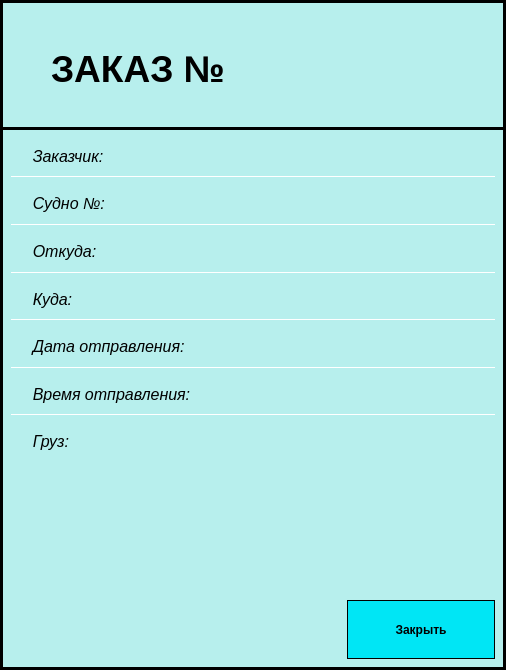
<?xml version="1.0" encoding="UTF-8"?>
<ui version="4.0">
 <class>Otshet_Dialog</class>
 <widget class="QDialog" name="Otshet_Dialog">
  <property name="geometry">
   <rect>
    <x>0</x>
    <y>0</y>
    <width>506</width>
    <height>670</height>
   </rect>
  </property>
  <property name="windowTitle">
   <string>Dialog</string>
  </property>
  <property name="styleSheet">
   <string notr="true">QDialog#Otshet_Dialog {
	background-color: rgb(183, 239, 237);
border: 3px solid #000000;
}
</string>
  </property>
  <layout class="QGridLayout" name="gridLayout" rowstretch="20,7,7,7,7,7,7,7,21,10">
   <property name="leftMargin">
    <number>0</number>
   </property>
   <property name="rightMargin">
    <number>0</number>
   </property>
   <item row="0" column="0">
    <widget class="QLabel" name="label">
     <property name="font">
      <font>
       <pointsize>28</pointsize>
       <weight>75</weight>
       <bold>true</bold>
      </font>
     </property>
     <property name="styleSheet">
      <string notr="true">QLabel {
border: 0px solid #000000;
border-bottom: 3px solid #000000;
}

</string>
     </property>
     <property name="text">
      <string>    ЗАКАЗ № </string>
     </property>
     <property name="alignment">
      <set>Qt::AlignLeading|Qt::AlignLeft|Qt::AlignVCenter</set>
     </property>
    </widget>
   </item>
   <item row="1" column="0">
    <layout class="QHBoxLayout" name="horizontalLayout_2">
     <property name="spacing">
      <number>0</number>
     </property>
     <property name="leftMargin">
      <number>11</number>
     </property>
     <property name="rightMargin">
      <number>11</number>
     </property>
     <item>
      <widget class="QLabel" name="label_2">
       <property name="font">
        <font>
         <pointsize>12</pointsize>
         <italic>true</italic>
        </font>
       </property>
       <property name="styleSheet">
        <string notr="true">QLabel {
border: 0px solid #000000;
border-bottom: 1px solid #ffffff;
}

</string>
       </property>
       <property name="text">
        <string>    Заказчик: </string>
       </property>
      </widget>
     </item>
    </layout>
   </item>
   <item row="2" column="0">
    <layout class="QHBoxLayout" name="horizontalLayout_3">
     <property name="leftMargin">
      <number>11</number>
     </property>
     <property name="rightMargin">
      <number>11</number>
     </property>
     <item>
      <widget class="QLabel" name="label_3">
       <property name="font">
        <font>
         <pointsize>12</pointsize>
         <italic>true</italic>
        </font>
       </property>
       <property name="styleSheet">
        <string notr="true">QLabel {
border: 0px solid #000000;
border-bottom: 1px solid #ffffff;
}
</string>
       </property>
       <property name="text">
        <string>    Судно №: </string>
       </property>
      </widget>
     </item>
    </layout>
   </item>
   <item row="3" column="0">
    <layout class="QHBoxLayout" name="horizontalLayout_4">
     <property name="leftMargin">
      <number>11</number>
     </property>
     <property name="rightMargin">
      <number>11</number>
     </property>
     <item>
      <widget class="QLabel" name="label_4">
       <property name="font">
        <font>
         <pointsize>12</pointsize>
         <italic>true</italic>
        </font>
       </property>
       <property name="styleSheet">
        <string notr="true">QLabel {
border: 0px solid #000000;
border-bottom: 1px solid #ffffff;
}
</string>
       </property>
       <property name="text">
        <string>    Откуда:</string>
       </property>
      </widget>
     </item>
    </layout>
   </item>
   <item row="4" column="0">
    <layout class="QHBoxLayout" name="horizontalLayout_5">
     <property name="leftMargin">
      <number>11</number>
     </property>
     <property name="rightMargin">
      <number>11</number>
     </property>
     <item>
      <widget class="QLabel" name="label_5">
       <property name="font">
        <font>
         <pointsize>12</pointsize>
         <italic>true</italic>
        </font>
       </property>
       <property name="styleSheet">
        <string notr="true">QLabel {
border: 0px solid #000000;
border-bottom: 1px solid #ffffff;
}
</string>
       </property>
       <property name="text">
        <string>    Куда:</string>
       </property>
      </widget>
     </item>
    </layout>
   </item>
   <item row="5" column="0">
    <layout class="QHBoxLayout" name="horizontalLayout_6">
     <property name="leftMargin">
      <number>11</number>
     </property>
     <property name="rightMargin">
      <number>11</number>
     </property>
     <item>
      <widget class="QLabel" name="label_6">
       <property name="font">
        <font>
         <pointsize>12</pointsize>
         <italic>true</italic>
        </font>
       </property>
       <property name="styleSheet">
        <string notr="true">QLabel {
border: 0px solid #000000;
border-bottom: 1px solid #ffffff;
}
</string>
       </property>
       <property name="text">
        <string>    Дата отправления: </string>
       </property>
      </widget>
     </item>
    </layout>
   </item>
   <item row="6" column="0">
    <layout class="QHBoxLayout" name="horizontalLayout_7">
     <property name="leftMargin">
      <number>11</number>
     </property>
     <property name="rightMargin">
      <number>11</number>
     </property>
     <item>
      <widget class="QLabel" name="label_7">
       <property name="font">
        <font>
         <pointsize>12</pointsize>
         <italic>true</italic>
        </font>
       </property>
       <property name="styleSheet">
        <string notr="true">QLabel {
border: 0px solid #000000;
border-bottom: 1px solid #ffffff;
}
</string>
       </property>
       <property name="text">
        <string>    Время отправления: </string>
       </property>
      </widget>
     </item>
    </layout>
   </item>
   <item row="7" column="0">
    <layout class="QHBoxLayout" name="horizontalLayout_8">
     <property name="leftMargin">
      <number>11</number>
     </property>
     <property name="rightMargin">
      <number>11</number>
     </property>
     <item>
      <widget class="QLabel" name="label_8">
       <property name="font">
        <font>
         <pointsize>12</pointsize>
         <italic>true</italic>
        </font>
       </property>
       <property name="styleSheet">
        <string notr="true">QLabel {
border: 0px solid #000000;
border-bottom: 1px solid #b7efed;
}

</string>
       </property>
       <property name="text">
        <string>    Груз:</string>
       </property>
      </widget>
     </item>
    </layout>
   </item>
   <item row="8" column="0">
    <layout class="QHBoxLayout" name="horizontalLayout_9">
     <property name="leftMargin">
      <number>11</number>
     </property>
     <property name="rightMargin">
      <number>11</number>
     </property>
     <item>
      <widget class="QLabel" name="label_9">
       <property name="font">
        <font>
         <pointsize>12</pointsize>
         <italic>true</italic>
        </font>
       </property>
       <property name="styleSheet">
        <string notr="true">color: #545454;</string>
       </property>
       <property name="text">
        <string/>
       </property>
       <property name="alignment">
        <set>Qt::AlignLeading|Qt::AlignLeft|Qt::AlignTop</set>
       </property>
      </widget>
     </item>
    </layout>
   </item>
   <item row="9" column="0">
    <layout class="QHBoxLayout" name="horizontalLayout" stretch="70,30">
     <property name="rightMargin">
      <number>11</number>
     </property>
     <item>
      <spacer name="horizontalSpacer">
       <property name="orientation">
        <enum>Qt::Horizontal</enum>
       </property>
       <property name="sizeHint" stdset="0">
        <size>
         <width>40</width>
         <height>20</height>
        </size>
       </property>
      </spacer>
     </item>
     <item>
      <widget class="QPushButton" name="pushButton">
       <property name="sizePolicy">
        <sizepolicy hsizetype="Minimum" vsizetype="Ignored">
         <horstretch>0</horstretch>
         <verstretch>0</verstretch>
        </sizepolicy>
       </property>
       <property name="styleSheet">
        <string notr="true">QPushButton {
background-color: rgb(0, 230, 245);
font:bold;
border: 1px solid #000000;
}
QPushButton::hover {
	background-color: rgb(0, 243, 255);
}
QPushButton::pressed {
	border: 3px solid #000000;
}</string>
       </property>
       <property name="text">
        <string>Закрыть</string>
       </property>
      </widget>
     </item>
    </layout>
   </item>
  </layout>
 </widget>
 <resources/>
 <connections/>
</ui>
